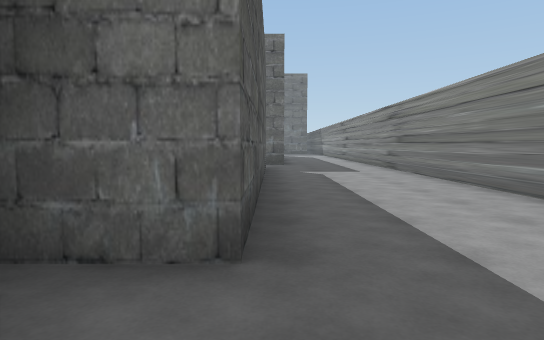
view 1 (above)

24 first-person views from a walk through a 3-D level made in the Unity game engine. The camera is 1.3 m above the floor, tilts 4° down and sees 75° across. The floor is counted in squares, 2 m on a side. Each view is taken from the middle of a square. On the plan, view 1 faces up. The plan holds only what a view shows up to about 10 squares ahead; the rest is blank. The place goes on beyond the plan.

view 2
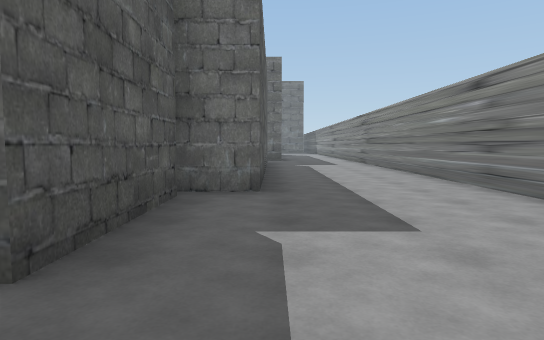

view 3
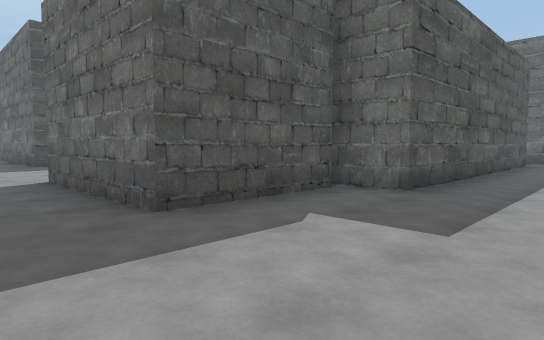

view 4
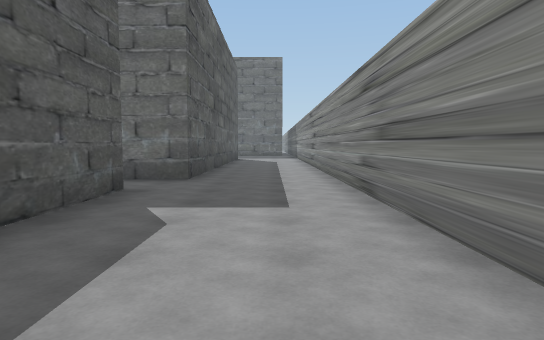

view 5
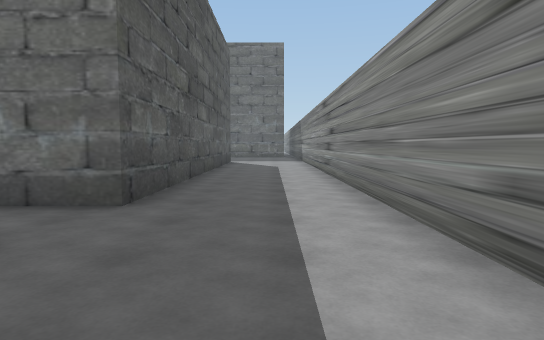

view 6
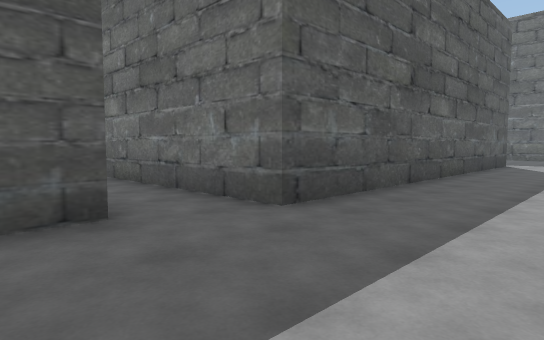

view 7
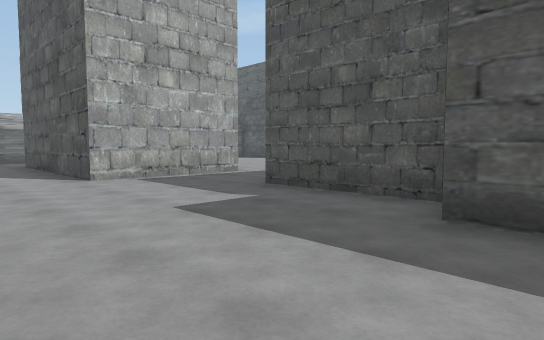

view 8
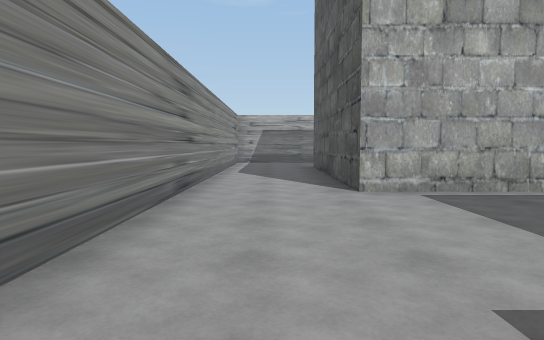

view 9
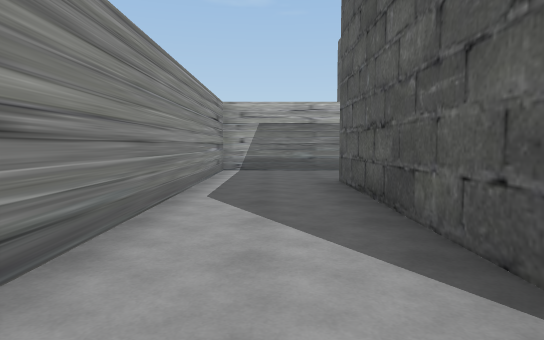

view 10
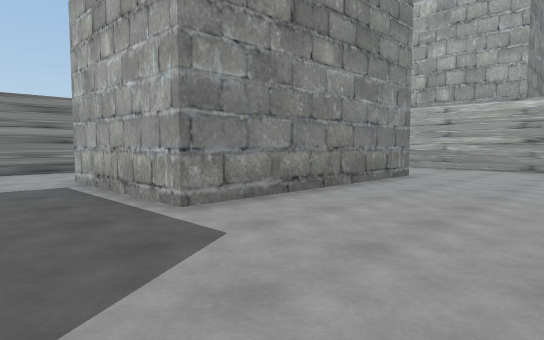

view 11
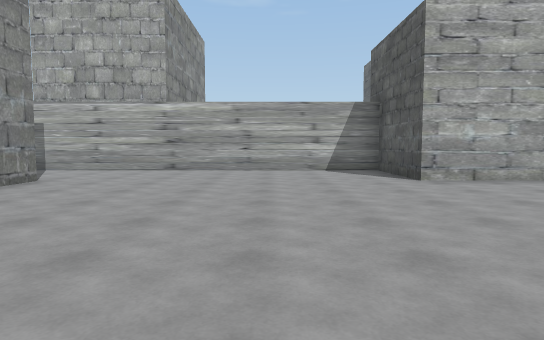

view 12
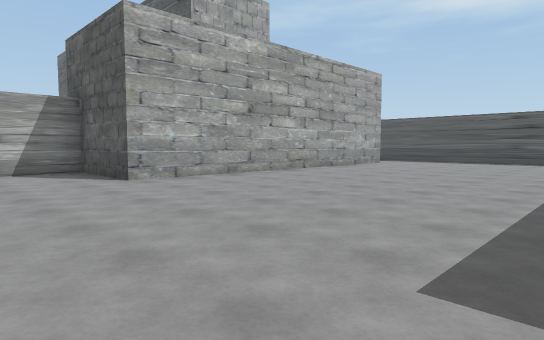

view 13
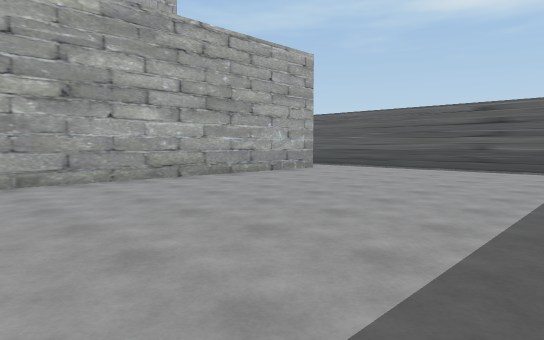

view 14
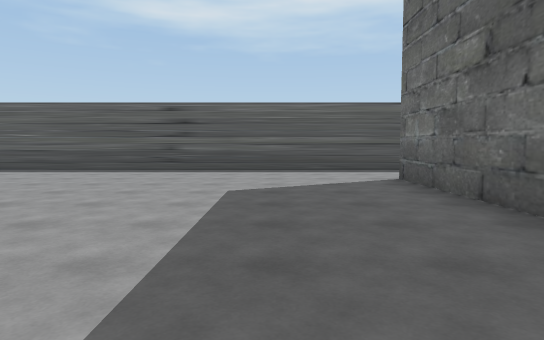

view 15
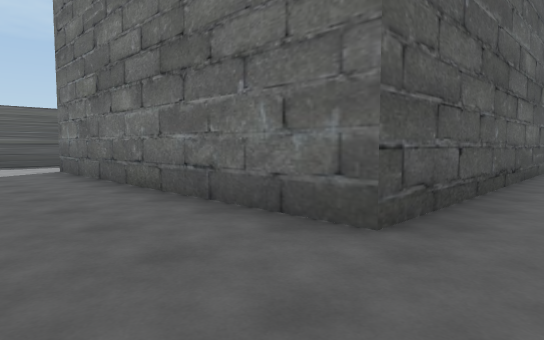

view 16
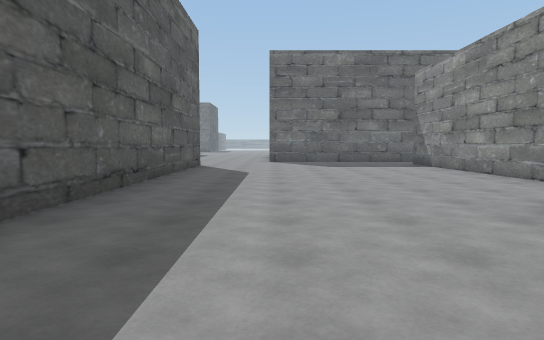

view 17
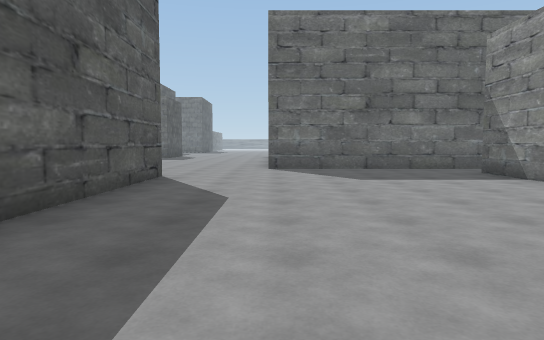

view 18
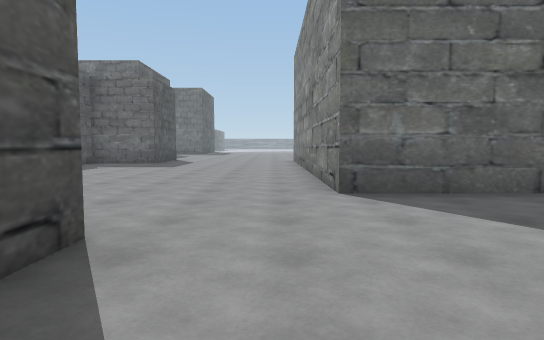

view 19
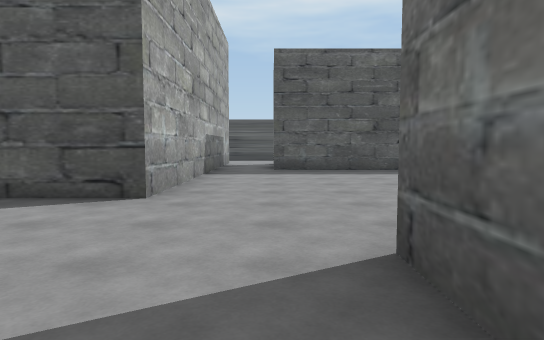

view 20
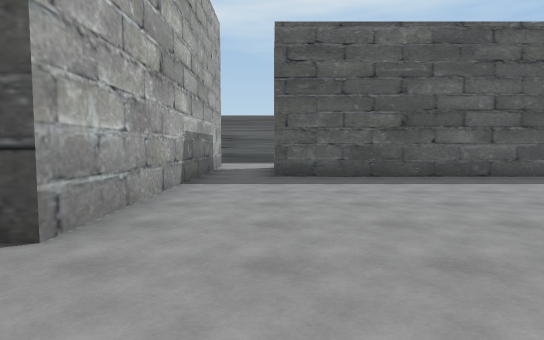

view 21
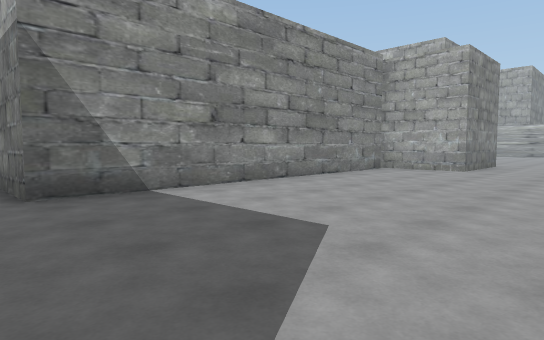

view 22
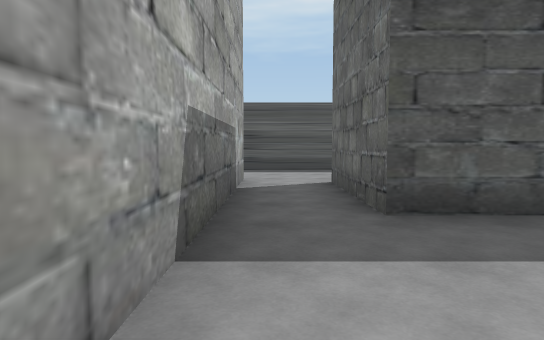

view 23
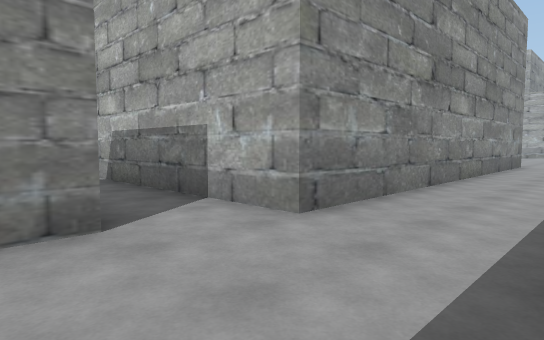

view 24
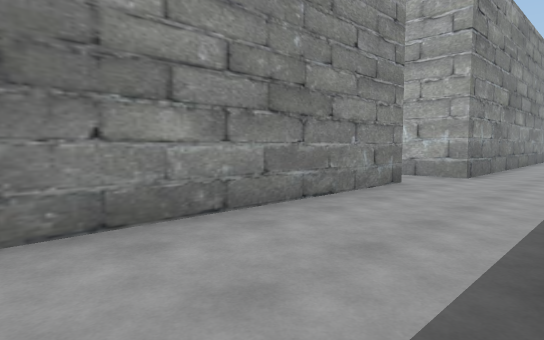

### Floor plan
Points are (right, up) in squares from view 1. A wall is a line through its corners. A room is listed if a view was taken in it or the views show most of it. See-through windows are left out.
Room 1 (views 1, 2, 3, 4, 5, 6, 7, 8, 9)
walls: (-1.2, 1.6) (-1.2, -1.4); (3.3, 1.1) (3.3, 17.5); (-1.5, -3.9) (0.8, -3.9) (0.8, -9.4); (-0.2, 10.3) (-0.2, 1.9) (-1.5, 1.9); (-3.2, 10.1) (-1.4, 10.1); (-3.5, -12.1) (3.3, -12.1) (3.3, -0.5); (0.4, 17.5) (0.4, 11.8) (-3.6, 11.8)
ways out: opening at (-4, 11) to room 2; opening at (-3.5, -10.5) to room 2; opening at (-2, -2.5) to room 2
Room 2 (views 10, 11, 12, 13, 14, 15, 16, 17, 18, 19, 20, 21, 22, 23, 24)
walls: (-5.2, -0.4) (-5.2, 1.5) (-3.2, 1.5); (-3.2, 1.9) (-3.2, 10.1); (-18.8, 0) (-18.8, 9.5) (-10.3, 9.5) (-10.3, -0.5) (-18.9, -0.5); (-1.2, -1.4) (-5.2, -1.4); (-21.3, 0.4) (-21.3, -10.1); (-3.6, 11.8) (-8.1, 11.8) (-8.1, 17); (-2.7, -9.5) (-2.7, -3.9) (-1.5, -3.9); (-18.8, -9.5) (-9.7, -9.5) (-9.7, -12.1) (-3.5, -12.1); (-21.3, 11.6) (-21.3, 9.2); (-15.2, 16.6) (-15.2, 11.1) (-18.2, 11.1) (-18.2, 16.8)
ways out: opening at (-4, 11) to room 1; opening at (-3.5, -10.5) to room 1; opening at (-2, -2.5) to room 1

Where each view was taken, in squares from view 1:
view 1: 0 up, 0 right, facing up
view 2: 3 down, 0 right, facing up
view 3: 3 down, 2 right, facing up-left
view 4: 5 up, 2 right, facing up
view 5: 8 up, 2 right, facing up
view 6: 9 up, 3 right, facing up-left
view 7: 3 up, 3 right, facing down-left
view 8: 1 up, 2 right, facing down
view 9: 3 down, 2 right, facing down
view 10: 2 down, 6 left, facing down-right
view 11: 3 down, 7 left, facing down
view 12: 3 down, 7 left, facing down-left
view 13: 3 down, 11 left, facing down-left
view 14: 3 down, 12 left, facing left
view 15: 3 down, 9 left, facing up-left
view 16: 2 down, 8 left, facing up
view 17: 2 up, 8 left, facing up
view 18: 7 up, 9 left, facing up
view 19: 11 up, 6 left, facing left
view 20: 11 up, 8 left, facing left
view 21: 11 up, 8 left, facing down-right
view 22: 10 up, 12 left, facing left
view 23: 12 up, 21 left, facing down-right
view 24: 17 up, 21 left, facing down-right
